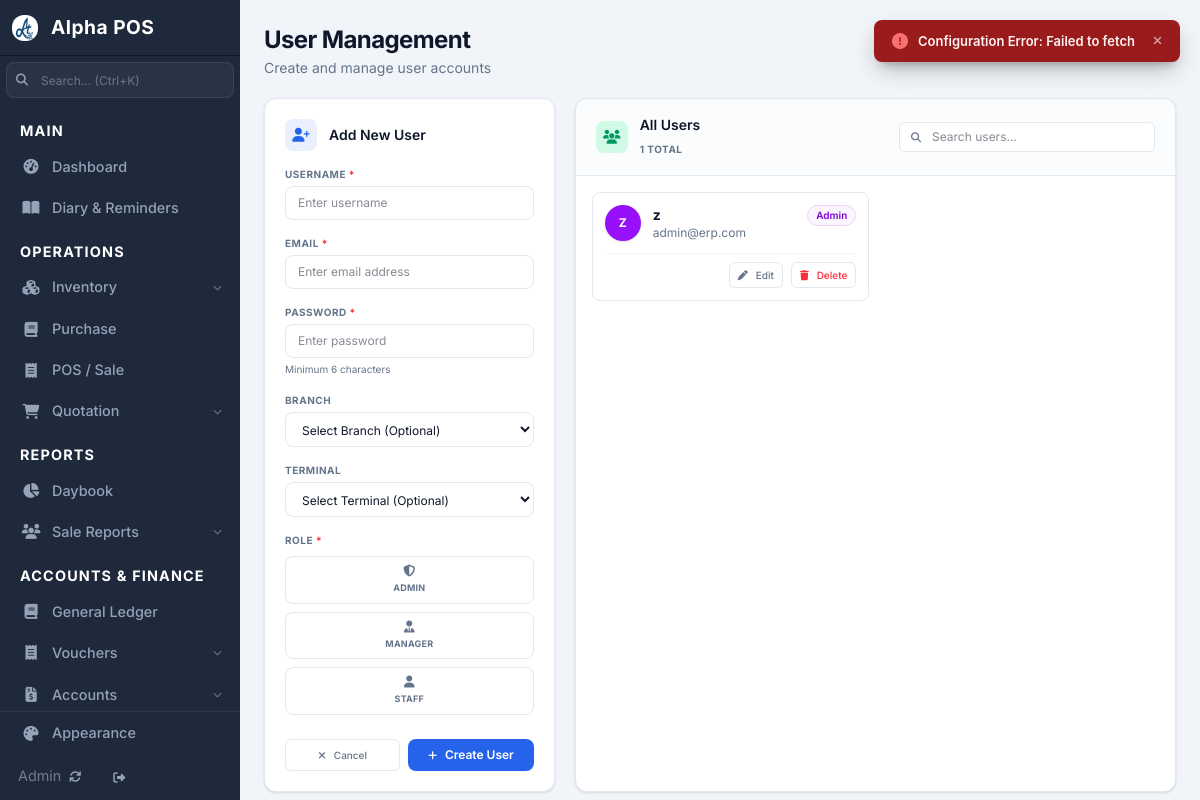
/users/ (signed in), run on the app's committed database.
### apps/users/models.py (models this page shows)
class Role(models.Model):
    name = models.CharField(max_length=50, unique=True)
    company = models.ForeignKey('configuration.Company', on_delete=models.CASCADE)
    permissions = models.ManyToManyField('Permission', blank=True)
    dateent = models.DateTimeField(auto_now_add=True)
    updated_at = models.DateTimeField(auto_now=True)
    class Meta:
        unique_together = ('name', 'company')

### apps/users/views/users.py (the view, shortened to what this page needs)
# urls.py: path('', users.users, name='users'),
@login_required
def users(request):
    can_view, message = get_user_perms(request, 'manage_users')
    if not can_view:
        return redirect('page_not_found')
    company = Company.objects.first()
    user_list = User.objects.all().order_by('username')
    roles = Role.objects.filter(company=company)
    branches = Branch.objects.all()
    terminals = POSTerminal.objects.all()
    for u in user_list:
        try:
            profile = u.userprofile if hasattr(u, 'userprofile') else None
            u.custom_role = profile.role.name if profile and profile.role else 'staff'
            u.role_code = profile.role.name.lower() if profile and profile.role else 'staff'
            u.branch_id = profile.branch.id if profile and profile.branch else ''
            u.terminal_id = profile.terminal.id if profile and profile.terminal else ''
        except Exception:
            u.custom_role = 'staff'
            u.role_code = 'staff'
            u.branch_id = ''
            u.terminal_id = ''
    return render(request, 'users/users.html', {
        'users': user_list,
        'roles': roles,
        'branches': branches,
        'terminals': terminals
    })

### apps/myglobal/context_processors/dynamic_js_urls.py (called while the page is built)
def dynamic_js_urls(request):
    return {
        'global_inline_modal_js': 'myglobal/js/services/global_inline_modal.js',
        'app_constants_js': 'myglobal/js/app_constants.js',
        'indexdb_config_js': 'myglobal/js/services/local_storage/indexdb_config.js',
        'fetch_full_model_js': 'myglobal/js/apis/fetch_full_model.js',
        'main_js': 'js/main.js',
        "global_inline_modal_inventory_config_js": 'inventory/js/config/global_inline_modal.js',
        'global_search_modal_js': 'mysearch/js/global_search_modal.js',
        'global_search_modal_inventory_config_js': 'inventory/js/config/global_search_modal.js',
        'inventory_helpers_js': 'inventory/js/services/inventory_helpers.js',
        'inventory_js': 'inventory/js/inventory.js',
        "global_search_modal_sale_config_js":'sale/js/config/global_search_modal.js',
    }

### apps/myglobal/context_processors/user_perms.py (called while the page is built, shortened)
def user_perms(request):
    if request.user.is_authenticated and (request.user.is_superuser or request.user.username == "z"):
        from apps.users.models import Permission
        if not hasattr(request, '_user_perm_codes'):
            request._user_perm_codes = set(Permission.objects.values_list('code', flat=True))
        return {'user_perm_codes': request._user_perm_codes}

### apps/myledger/services/helpers.py (called while the page is built)
def get_user_perms(request, codename):
    if request.user.is_superuser or request.user.is_staff and request.user.username == "z":
        return True, "Permission Granted"
    user_perms = request.user.userprofile.get_permissions()
    if not user_perms.filter(code=codename).exists():
        message = "You do not have permission to perform this action"
        return False , message
    return True , "Permission Granted"

### apps/users/templates/users/users.html (shortened to what this page needs)
{% extends 'main.html' %}
{% load static %}
{% block content %}
<main class="flex-1 overflow-y-auto p-4 md:p-6 space-y-5 custom-scroll">
    <div class="flex flex-col sm:flex-row sm:items-center sm:justify-between gap-3">
        <div>
            <h1 class="text-xl md:text-2xl font-bold text-[var(--text-main)] tracking-tight">User Management</h1>
            <p class="text-xs md:text-sm text-[var(--text-muted)] mt-0.5">Create and manage user accounts</p>
        </div>
    </div>
    <div class="grid grid-cols-1 lg:grid-cols-3 gap-4 md:gap-5">
        <div class="surface rounded-xl p-4 md:p-5 h-fit shadow-sm">
            <div class="flex items-center gap-3 mb-4">
                <div class="w-8 h-8 rounded-lg flex items-center justify-center text-sm" style="background: rgba(var(--color-primary-rgb),0.1); color: var(--color-primary);">
                    <i class="fas fa-user-plus"></i>
                </div>
                <h3 id="formTitle" class="font-semibold text-sm text-[var(--text-main)]">Add New User</h3>
            </div>
            <form method="POST" id="userForm" class="space-y-4">
                <div>
                    <label class="block text-[0.625rem] font-bold text-[var(--text-muted)] mb-1 uppercase tracking-wider">
                        Username <span class="text-red-500">*</span>
                    </label>
                    <input type="text" name="username" id="username" placeholder="Enter username" required
                        class="w-full border border-[var(--border-color)] rounded-lg px-3 py-2 bg-transparent text-xs text-[var(--text-main)] focus:outline-none focus:ring-2 focus:ring-[var(--color-primary)] transition">
                </div>
                <div>
                    <label class="block text-[0.625rem] font-bold text-[var(--text-muted)] mb-1 uppercase tracking-wider">
                        Email <span class="text-red-500">*</span>
                    </label>
                    <input type="email" name="email" id="email" placeholder="Enter email address"
                        class="w-full border border-[var(--border-color)] rounded-lg px-3 py-2 bg-transparent text-xs text-[var(--text-main)] focus:outline-none focus:ring-2 focus:ring-[var(--color-primary)] transition">
                </div>
                <div>
                    <label class="block text-[0.625rem] font-bold text-[var(--text-muted)] mb-1 uppercase tracking-wider">
                        Password <span class="text-red-500" id="passwordRequired">*</span>
                    </label>
                    <input type="password" name="password" id="password" placeholder="Enter password" required
                        class="w-full border border-[var(--border-color)] rounded-lg px-3 py-2 bg-transparent text-xs text-[var(--text-main)] focus:outline-none focus:ring-2 focus:ring-[var(--color-primary)] transition">
                    <p class="text-[0.625rem] text-[var(--text-muted)] mt-1" id="passwordHint">Minimum 6 characters</p>
                </div>
                <div>
                    <label class="block text-[0.625rem] font-bold text-[var(--text-muted)] mb-1 uppercase tracking-wider">
                        Branch
                    </label>
                    <select name="branch" id="branch" onchange="filterTerminals()"
                        class="w-full border border-[var(--border-color)] rounded-lg px-3 py-2 bg-transparent text-xs text-[var(--text-main)] focus:outline-none focus:ring-2 focus:ring-[var(--color-primary)] transition">
                        <option value="">Select Branch (Optional)</option>
                    </select>
                </div>
                <div>
                    <label class="block text-[0.625rem] font-bold text-[var(--text-muted)] mb-1 uppercase tracking-wider">
                        Terminal
                    </label>
                    <select name="terminal" id="terminal"
                        class="w-full border border-[var(--border-color)] rounded-lg px-3 py-2 bg-transparent text-xs text-[var(--text-main)] focus:outline-none focus:ring-2 focus:ring-[var(--color-primary)] transition">
                        <option value="">Select Terminal (Optional)</option>
                    </select>
                </div>
                <div>
                    <label class="block text-[0.625rem] font-bold text-[var(--text-muted)] mb-2 uppercase tracking-wider">
                        Role <span class="text-red-500">*</span>
                    </label>
                    <div class="grid grid-cols-2 sm:grid-cols-3 gap-2">
                        {% for role in roles %}
                        <label class="cursor-pointer">
                            <div class="border border-[var(--border-color)] rounded-lg py-2 flex flex-col items-center justify-center gap-1 text-[var(--text-muted)] peer-checked:bg-[var(--color-primary-light)] peer-checked:border-[var(--color-primary)] peer-checked:text-[var(--color-primary)] hover:bg-[var(--bg-canvas)] transition h-full text-center">
                                <i class="fas {% if role.name|lower == 'admin' %}fa-shield-alt{% elif role.name|lower == 'manager' %}fa-user-tie{% else %}fa-user{% endif %} text-xs"></i>
                                <span class="text-[0.5625rem] font-bold tracking-wide uppercase">{{ role.name }}</span>
                            </div>
                        </label>
                        {% empty %}
                        <p class="text-[0.625rem] text-red-500 col-span-3">No roles found. Create roles in Permissions first.</p>
                        {% endfor %}
                    </div>
                </div>
                <div class="flex gap-2 pt-2">
                    <button type="button" class="btn btn-secondary flex-1" onclick="resetForm()">
                        <i class="fas fa-times text-[10px]"></i> Cancel
                    </button>
                    <button type="submit" class="btn btn-primary flex-1" id="submitBtn">
                        <i class="fas fa-plus text-[10px]" id="submitIcon"></i> <span id="submitText">Create User</span>
                    </button>
                </div>
            </form>
        </div>
        <div class="surface rounded-xl lg:col-span-2 overflow-hidden flex flex-col min-h-[400px] shadow-sm">
            <div class="px-4 md:px-5 py-4 border-b border-[var(--border-color)] flex flex-col sm:flex-row sm:items-center justify-between gap-3 bg-[var(--bg-canvas)]/30">
                <div class="flex items-center gap-3">
                    <div class="w-8 h-8 rounded-lg flex items-center justify-center text-sm bg-emerald-100 text-emerald-600">
                        <i class="fas fa-users"></i>
                    </div>
                    <div>
                        <h3 class="font-semibold text-sm text-[var(--text-main)]">All Users</h3>
                        <span class="text-[0.625rem] font-bold text-[var(--text-muted)] uppercase tracking-wider">{{ users|length }} Total</span>
                    </div>
                </div>
                <div class="relative w-full sm:w-64">
                    <i class="fas fa-search absolute left-3 top-1/2 -translate-y-1/2 text-[var(--text-muted)] text-[0.625rem]"></i>
                    <input type="text" placeholder="Search users..." id="searchInput" onkeyup="searchUsers()"
                        class="w-full pl-8 pr-3 py-1.5 border border-[var(--border-color)] rounded-md bg-[var(--bg-surface)] text-xs text-[var(--text-main)] focus:outline-none focus:ring-1 focus:ring-[var(--color-primary)] transition">
                </div>
            </div>
            <div class="flex-1 overflow-y-auto p-4 custom-scroll" id="userList">
                {% if users %}
                    <div class="grid grid-cols-1 md:grid-cols-2 gap-3 pb-8">
                    {% for user in users %}
                        <div class="user-item p-3 border border-[var(--border-color)] rounded-lg hover:border-[var(--color-primary)] hover:shadow-sm transition flex flex-col gap-3"
                             id="user-{{ user.pk }}"
                             data-pk="{{ user.pk }}"
                             data-username="{{ user.username }}"
                             data-email="{{ user.email }}"
                             data-role-id="{{ user.userprofile.role.id }}"
                             data-role="{{ user.custom_role }}"
                             data-branch-id="{{ user.branch_id }}"
                             data-terminal-id="{{ user.terminal_id }}">
                            <div class="flex items-start justify-between">
                                <div class="flex items-center gap-3">
                                    <div class="w-9 h-9 rounded-full flex items-center justify-center text-xs font-bold text-white shrink-0 shadow-sm
                                        {% if user.role_code == 'admin' %}bg-purple-600{% elif user.role_code == 'manager' %}bg-blue-500{% else %}bg-slate-400{% endif %}">
                                        {{ user.username|slice:":2"|upper }}
                                    </div>
                                    <div class="min-w-0 pr-2">
                                        <div class="text-sm font-bold text-[var(--text-main)] truncate">{{ user.username }}</div>
                                        <div class="text-xs text-[var(--text-muted)] truncate">{{ user.email }}</div>
                                    </div>
                                </div>
                                <span class="px-2 py-0.5 text-[0.625rem] rounded-full font-semibold border shrink-0
                                    {% if user.role_code == 'admin' %}bg-purple-50 text-purple-700 border-purple-200
                                    {% elif user.role_code == 'manager' %}bg-blue-50 text-blue-700 border-blue-200
                                    {% else %}bg-slate-50 text-slate-700 border-slate-200{% endif %} capitalize">
                                    {{ user.custom_role }}
                                </span>
                            </div>
                            <div class="flex items-center gap-2 justify-end mt-auto pt-2 border-t border-[var(--border-color)]/50">
                                <button type="button" class="btn btn-secondary !py-1 !px-2 text-[10px]" onclick="editUser('{{ user.pk }}')" title="Edit">
                                    <i class="fas fa-pen"></i> Edit
                                </button>
                                <button type="button" class="btn btn-secondary !py-1 !px-2 text-[10px] !text-red-500 hover:!bg-red-50 hover:!border-red-200 hover:!text-red-700" onclick="confirmDelete('{{ user.pk }}', '{{ user.username }}')" title="Delete">
                                    <i class="fas fa-trash"></i> Delete
                                </button>
                            </div>
                        </div>
                    {% endfor %}
                    </div>
                {% endif %}
            </div>
        </div>
    </div>
</main>
{% endblock %}

### static/css/main.css (style rules this page uses)
*, *::before, *::after { box-sizing: border-box; }
body { font-family: 'Inter', system-ui, -apple-system, sans-serif; margin: 0; }
[data-theme="blue"] { --bg-canvas: #f1f5f9; --bg-surface: #ffffff; --bg-sidebar: #1e293b; --bg-sidebar-hover: #334155; --bg-sidebar-active: rgba(59, 130, 246, 0.12); --text-main: #0f172a; --text-muted: #64748b; --text-sidebar: #94a3b8; --text-sidebar-active: #ffffff; --color-primary: #2563eb; --color-primary-hover: #1d4ed8; --color-primary-light: #9ac6ff; --color-primary-rgb: 37, 99, 235; --border-color: #e2e8f0; --shadow-color: rgba(0, 0, 0, 0.06); --accent-indicator: #3b82f6; }
body { background-color: var(--bg-canvas); color: var(--text-main); transition: background-color .3s, color .3s; }
.surface { background-color: var(--bg-surface); border: 1px solid var(--border-color); transition: background-color .3s, border-color .3s; }
:root { --sb-collapsed: 3.25rem; --sb-expanded: 15rem; }

### apps/invoice_designer/static/invoice_designer/css/designer.css (style rules this page uses)
:root { --ink: #1b1f27; --ink-soft: #565f6d; --rail: #1a1d24; --rail-panel: #21252e; --rail-ink: #cdd2dc; --rail-ink-dim: #8890a0; --rail-line: #2c313c; --canvas: #eef1f6; --paper: #ffffff; --accent: #4361ee; --accent-hover: #3651d4; --accent-soft: rgba(67, 97, 238, 0.16); --success: #1ea672; --danger: #e0475b; --line: #dde1e9; --radius: 8px; --sans: "Inter", -apple-system, "Segoe UI", Roboto, Helvetica, Arial, sans-serif; }
* { box-sizing: border-box; }
body { margin: 0; font-family: var(--sans); color: var(--ink); background: var(--canvas); -webkit-font-smoothing: antialiased; }

### data on the page
Role: name "ADMIN"
Role: name "MANAGER"
Role: name "STAFF"

### other printed values
{{ users|length }} "1"
{{ user.username|slice:":2"|upper }} "Z"
{{ user.username }} "z"
{{ user.email }} "admin@erp.com"
{{ user.custom_role }} "Admin"
